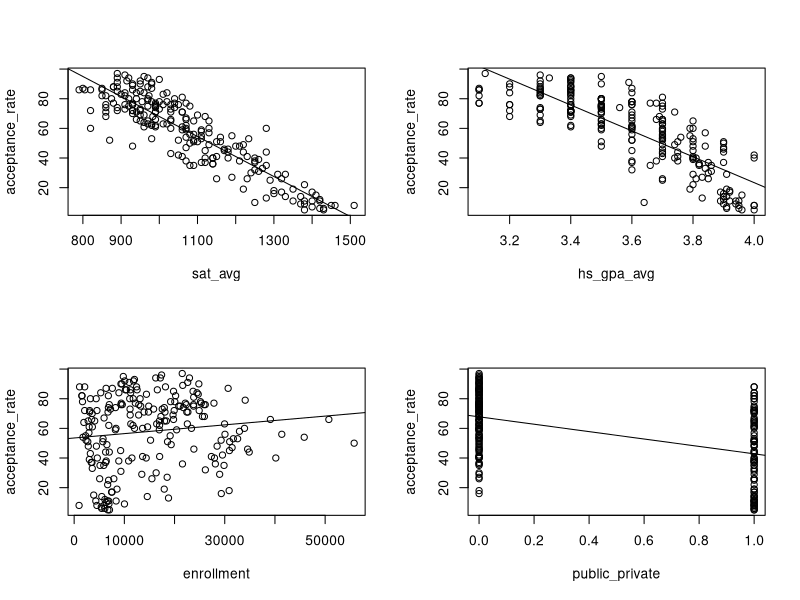
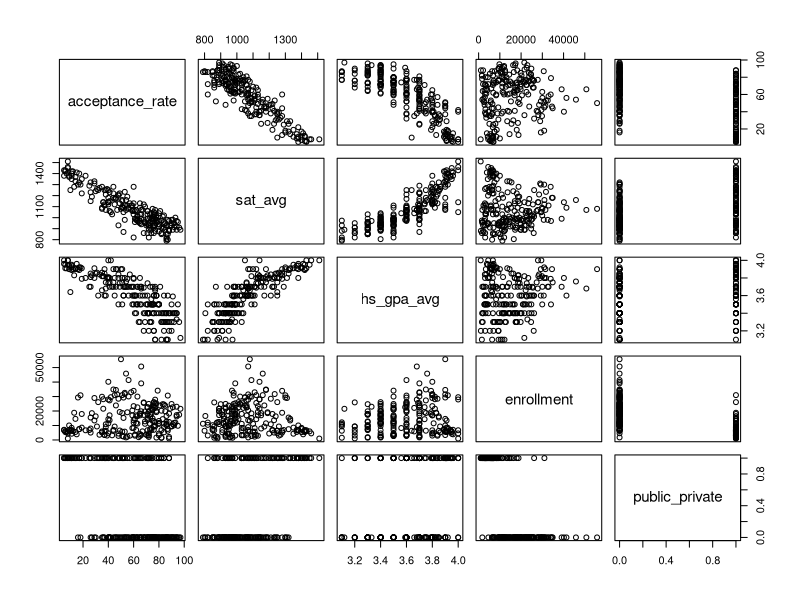
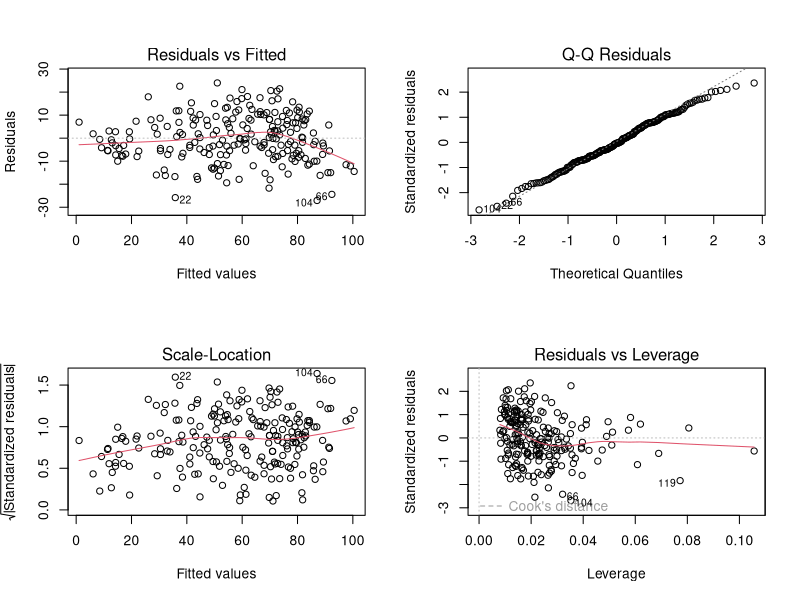
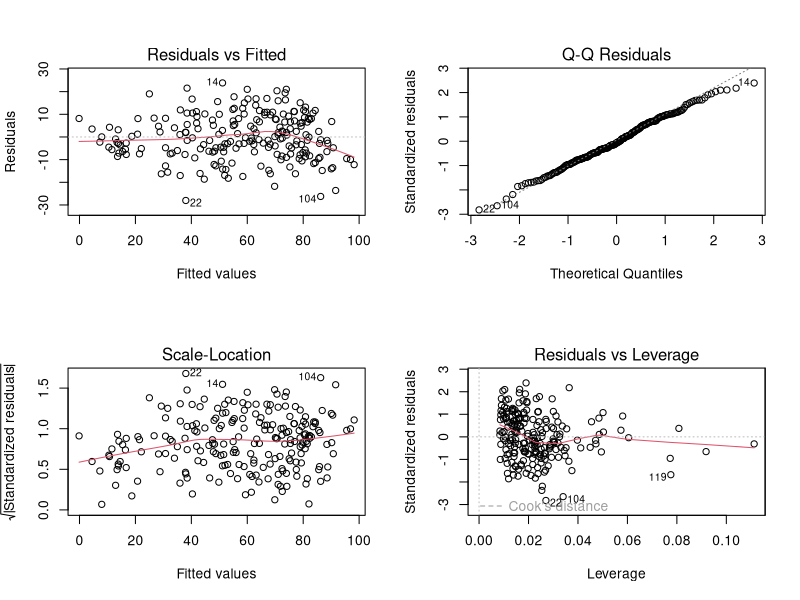
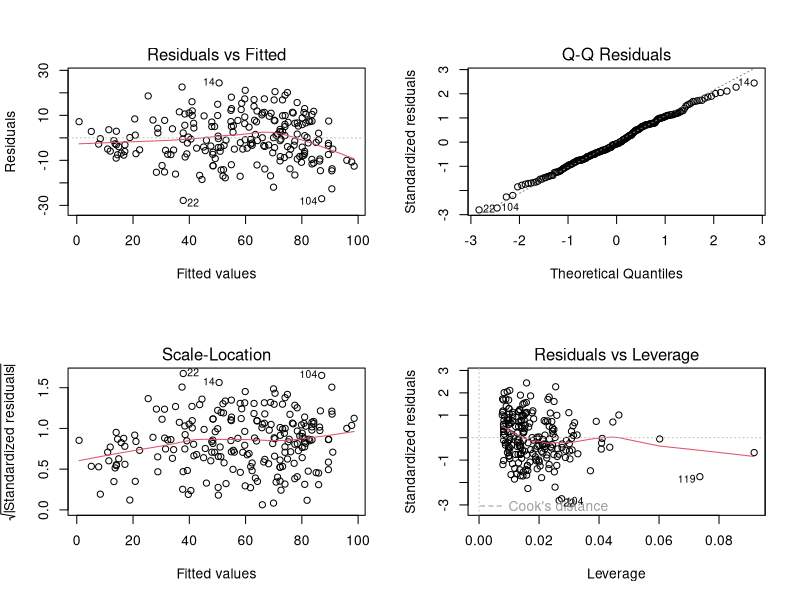

Reproduce these figures in R, in order.
## ---- chunk 1
## Loading the data

library(tidyverse)
data <- read.csv('revised_dataset.csv')
data <- tibble(data) %>% select(acceptance_rate, name, sat_avg, hs_gpa_avg, enrollment, public_private) %>% mutate(public_private = case_when(public_private == "private" ~ 1, public_private == "public" ~ 0))
attach(data)
data
## ---- chunk 2

## Single Variable Relationships, Correlations

attach(data)

par(mfrow = c(2, 2))
plot(sat_avg, acceptance_rate)
abline(lm(acceptance_rate ~ sat_avg))
plot(hs_gpa_avg, acceptance_rate)
abline(lm(acceptance_rate ~ hs_gpa_avg))
plot(enrollment, acceptance_rate)
abline(lm(acceptance_rate ~ enrollment))
plot(public_private, acceptance_rate)
abline(lm(acceptance_rate ~ public_private))

pairs(data %>% select(acceptance_rate, sat_avg, hs_gpa_avg, enrollment, public_private))

cor(data %>% select(acceptance_rate, sat_avg, hs_gpa_avg, enrollment, public_private))

##VIF

## ---- chunk 3
## Untransformed and Unreduced Model

m1 <- lm(acceptance_rate ~ sat_avg + hs_gpa_avg + enrollment + public_private)
summary(m1)

par(mfrow = c(2, 2))
plot(m1)


## ---- chunk 4

## Transformed Model (don't include categorical variable public/private)

library(car)

tranxy <- powerTransform(cbind(acceptance_rate, sat_avg, hs_gpa_avg, enrollment) ~ 1)

summary(tranxy)

m2 <- lm(acceptance_rate ~ sat_avg + I(hs_gpa_avg^5) + public_private + enrollment)

summary(m2)

par(mfrow = c(2, 2))
plot(m2)


## Transforming sat_avg to log(sat_avg) makes our R^2 and diagnostics a bit worse, so the only variable we will transform is hs_gpa_avg to (hs_gpa_avg)^5
## ---- chunk 5
## Variable Reduction

## No multicollinearity issues, since all VIFs are less than 5.
vif(m2)

## Forward Step and Backward Elmination with AIC or BIC: Include all but enrollment (as we expected)

step(lm(acceptance_rate ~ 1), acceptance_rate ~ sat_avg + I(hs_gpa_avg^5) + public_private + enrollment, k = log(nrow(data)))
#step(lm(acceptance_rate ~ 1), acceptance_rate ~ sat_avg + I(hs_gpa_avg^5) + public_private + enrollment, k = log(nrow(data)))

step(lm(acceptance_rate ~ sat_avg + I(hs_gpa_avg^5) + public_private + enrollment), acceptance_rate ~ sat_avg + I(hs_gpa_avg^5) + public_private + enrollment)
#step(lm(acceptance_rate ~ sat_avg + I(hs_gpa_avg^5) + public_private + enrollment), acceptance_rate ~ sat_avg + I(hs_gpa_avg^5) + public_private + enrollment, k = log(nrow(data)))

## ---- chunk 6
#Final Model
final_model <- lm(acceptance_rate ~ sat_avg + I(hs_gpa_avg^5) + public_private)
summary(final_model)
par(mfrow = c(2, 2))
plot(final_model)



## Model Assessment

## R^2 and p-values are all great, and coefficients make intuitive sense
## Diagnostic plots are pretty good - appears to be normally distributed
## Only one bad leverage point (119) which is a small private school (Gardner-Webb University) with a pretty high average GPA and a higher acceptance rate.
## There is a bit of nonlinearity present that we can see on the far right of the residuals vs fitted plot.
## This is likely because we don't have many colleges in our dataset that have near a 100% acceptance rate, as those colleges usually don't report average GPA and test scores.


## Interpretations:

# SAT SCORE

## For every one point increase in SAT score, the acceptance rate tends to decrease by 0.087%.
#### This makes sense because higher average test scores should be associated with a lower acceptance rate.
#### Additionally, this number is very small because a one point change in an SAT score (which is out of 1600) is very small.

# HIGH SCHOOL GPA

## Difficult to interpret directly, since we transformed the variable. 
#### However, the negative coefficient shows that an increase in average high school gpa also leads to a decrease in acceptance rate.

# PUBLIC/PRIVATE

## With all else held equal, a private school tends to have a 7.54% lower acceptance rate than a public school.
#### This could be partially affected by the fact that our dataset has a bunch of public state schools with very high acceptance rates - this trend may not be as strong among colleges with lower acceptance rates.
